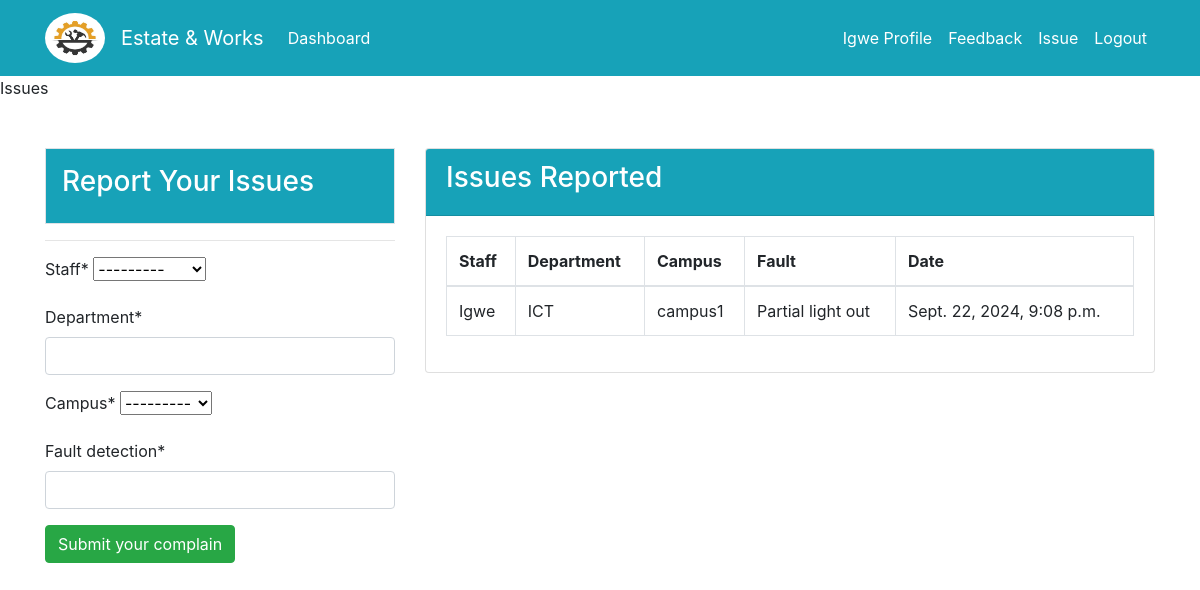
Screenshot of /dashboard/issue (signed in) with the database file from the repository.
### dashboard/models.py (models this page shows)
class Issue(models.Model):
        staff = models.ForeignKey(User, on_delete=models.CASCADE, null=True)
        department = models.CharField(max_length=100)
        campus = models.CharField(max_length=10, choices=CAMPUSES, null=True)
        fault_detection = models.CharField(max_length=100,null=True)
        date_reported = models.DateTimeField(auto_now_add=True, editable=False)

### dashboard/views.py (the view)
# urls.py: path('dashboard/issue', views.issuePage, name='dashboard-issue'),
@login_required(login_url='user-login')
def issuePage(request):
    items = Issue.objects.all() #object relational model
    if request.method == 'POST':
        form = IssueForm(request.POST)
        if form.is_valid:
            form.save()
            return redirect('dashboard-index')
    else:
        form = IssueForm()
    context = {
        'items': items,
        'form': form,
    }
    return render(request, "dashboard_template/issue.html", context)

### dashboard/forms.py
class IssueForm(forms.ModelForm):
    class Meta:
        model = Issue
        fields = ['staff', 'department', 'campus', 'fault_detection']

### templates/dashboard_template/issue.html
{% include "partials/navitems.html" %} {% block title %} Issues {% endblock %}
{% load crispy_forms_tags %} {% block content %}
<div class="container">
  <div class="row mt-5">
    <div class="col-md-4">
      <div class="border p-3 text-white bg-info">
        <h3>Report Your Issues</h3>
      </div>
      <hr />
      <form method="post">
        {% csrf_token %} {{ form|crispy }}
        <input
          type="submit"
          value="Submit your complain"
          class="btn btn-success"
        />
      </form>
    </div>
    <div class="col">
      <div class="card">
        <div class="card-header bg-info text-white">
          <h3>Issues Reported</h3>
        </div>
        <div class="card-body">
          <table class="table table-bordered">
            <thead>
              <tr>
                <th scope="row">Staff</th>
                <th scope="row">Department</th>
                <th scope="row">Campus</th>
                <th scope="row">Fault</th>
                <th scope="row">Date</th>
              </tr>
            </thead>
            <tbody>
              {% for item in items %} {% if item.staff == user %}
              <tr>
                <td>{{item.staff}}</td>
                <td>{{item.department}}</td>
                <td>{{item.campus}}</td>
                <td>{{item.fault_detection}}</td>
                <td>{{item.date_reported}}</td>
              </tr>
              {% endif %} {% endfor %}
            </tbody>
          </table>
        </div>
      </div>
    </div>
  </div>
</div>
{% endblock %}

### templates/partials/nav.html (shortened to what this page needs)
{% load static %}
<nav class="navbar navbar-expand-lg navbar-info bg-info">
  <div class="container">
    <img
      src="{% static 'image/helmet5.jpeg' %}"
      alt=""
      class="navbar-brand"
      style="height: 60px; width: 60px; border-radius: 50%"
    />
    <a class="navbar-brand text-white" href="{% url 'dashboard-index' %}"
      >Estate & Works</a
    >
    {% if user.is_authenticated %}
    <div class="collapse navbar-collapse" id="navbarSupportedContent">
      <ul class="navbar-nav mr-auto">
        <li class="nav-item active">
          <a class="nav-link text-white" href="{% url 'dashboard-index' %}"
            >Dashboard <span class="sr-only">(current)</span></a
          >
        </li>
      </ul>
      <ul class="navbar-nav ml-auto">
        <li class="nav-item active">
          <a class="nav-link text-white" href="{% url 'user-profile' %}">
            {{user.username}} Profile <span class="sr-only">(current)</span></a
          >
        </li>
        <li class="nav-item active">
          <a class="nav-link text-white" href="{% url 'dashboard-feedback' %}">
            Feedback <span class="sr-only">(current)</span></a
          >
        </li>
        <li class="nav-item active">
          <a class="nav-link text-white" href="{% url 'dashboard-issue' %}">
            Issue <span class="sr-only">(current)</span></a
          >
        </li>
        <li class="nav-item">
          <form method="post" action="{% url 'user-logout' %}">
            <button
              type="submit"
              class="nav-link text-white"
              style="background: none; border: none; cursor: pointer"
            >
              Logout
            </button>
          </form>
        </li>
      </ul>
      {% endif %}
    </div>
  </div>
</nav>

### rows the page displays
Issue: staff "Igwe", department "ICT", campus "campus1", fault_detection "Partial light out", date_reported "Sept. 22, 2024, 9:08 p.m."

### other values shown
{{ user.username }} "Igwe"
